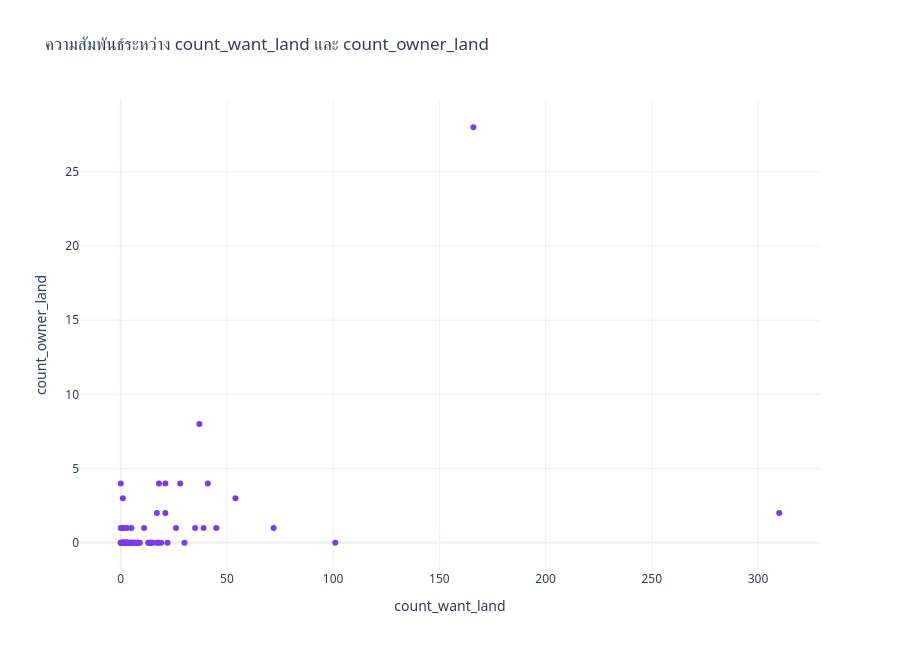

The notebook cell saved with this chart:
### Markdown cell above
## สร้างกราฟกระจายระหว่าง demand และ supply

กราฟใช้ค่า `count_want_land` และ `count_owner_land` ของ 77 แถว พร้อมชื่อจังหวัดใน hover

### Code cell
scatter_figure = px.scatter(
    demand_supply_df,
    x=WANT_COUNT_COLUMN,
    y=OWNER_LAND_COUNT_COLUMN,
    hover_name=PROVINCE_COLUMN,
    title="ความสัมพันธ์ระหว่าง count_want_land และ count_owner_land",
    labels={
        WANT_COUNT_COLUMN: "count_want_land",
        OWNER_LAND_COUNT_COLUMN: "count_owner_land",
    },
    color_discrete_sequence=["#7c3aed"],
)
scatter_figure.update_layout(template="plotly_white", height=650)
apply_plotly_font(scatter_figure)

### Figure 1 — Plotly figure (JSON) as saved in the notebook; plotly's stock layout.template omitted (floating-point values rounded to 4 significant figures)
{"data": [{"hovertemplate": "<b>%{hovertext}</b><br><br>count_want_land=%{x}<br>count_owner_land=%{y}<extra></extra>", "hovertext": ["กรุงเทพมหานคร", "สมุทรปราการ", "นนทบุรี", "ปทุมธานี", "พระนครศรีอยุธยา", "อ่างทอง", "ลพบุรี", "สิงห์บุรี", "ชัยนาท", "สระบุรี", "ชลบุรี", "ระยอง", "จันทบุรี", "ตราด", "ฉะเชิงเทรา", "ปราจีนบุรี", "นครนายก", "สระแก้ว", "นครราชสีมา", "บุรีรัมย์", "สุรินทร์", "ศรีสะเกษ", "อุบลราชธานี", "ยโสธร", "ชัยภูมิ", "อำนาจเจริญ", "หนองบัวลำภู", "ขอนแก่น", "อุดรธานี", "เลย", "หนองคาย", "มหาสารคาม", "ร้อยเอ็ด", "กาฬสินธุ์", "สกลนคร", "นครพนม", "มุกดาหาร", "เชียงใหม่", "ลำพูน", "ลำปาง", "อุตรดิตถ์", "แพร่", "น่าน", "พะเยา", "เชียงราย", "แม่ฮ่องสอน", "นครสวรรค์", "อุทัยธานี", "กำแพงเพชร", "ตาก", "สุโขทัย", "พิษณุโลก", "พิจิตร", "เพชรบูรณ์", "ราชบุรี", "กาญจนบุรี", "สุพรรณบุรี", "นครปฐม", "สมุทรสาคร", "สมุทรสงคราม", "เพชรบุรี", "ประจวบคีรีขันธ์", "นครศรีธรรมราช", "กระบี่", "พังงา", "ภูเก็ต", "สุราษฎร์ธานี", "ระนอง", "ชุมพร", "สงขลา", "สตูล", "ตรัง", "พัทลุง", "ปัตตานี", "ยะลา", "นราธิวาส", "บึงกาฬ"], "legendgroup": "", "marker": {"color": "#7c3aed", "symbol": "circle"}, "mode": "markers", "name": "", "orientation": "v", "showlegend": false, "type": "scatter", "x": [39, 22, 30, 72, 19, 4, 17, 1, 0, 13, 35, 21, 14, 2, 26, 15, 28, 5, 101, 8, 5, 8, 11, 2, 1, 1, 1, 21, 8, 4, 3, 3, 9, 1, 2, 0, 0, 54, 310, 6, 0, 2, 5, 3, 166, 1, 6, 6, 2, 45, 2, 1, 5, 14, 37, 18, 17, 41, 18, 3, 8, 5, 3, 3, 0, 3, 7, 1, 3, 2, 1, 1, 1, 3, 2, 13, 1], "xaxis": "x", "y": [1, 0, 0, 1, 0, 0, 0, 1, 1, 0, 1, 2, 0, 0, 1, 0, 4, 1, 0, 0, 0, 0, 1, 0, 0, 0, 0, 4, 0, 0, 0, 0, 0, 3, 0, 4, 0, 3, 2, 0, 0, 0, 0, 0, 28, 1, 0, 0, 0, 1, 0, 1, 0, 0, 8, 4, 2, 4, 0, 0, 0, 0, 1, 0, 0, 0, 0, 0, 0, 0, 0, 0, 0, 0, 0, 0, 0], "yaxis": "y"}], "layout": {"font": {"family": "Sarabun, system-ui, sans-serif"}, "height": 650, "hoverlabel": {"font": {"family": "Sarabun, system-ui, sans-serif"}}, "legend": {"tracegroupgap": 0}, "title": {"text": "ความสัมพันธ์ระหว่าง count_want_land และ count_owner_land"}, "xaxis": {"anchor": "y", "domain": [0.0, 1.0], "title": {"text": "count_want_land"}}, "yaxis": {"anchor": "x", "domain": [0.0, 1.0], "title": {"text": "count_owner_land"}}}}
